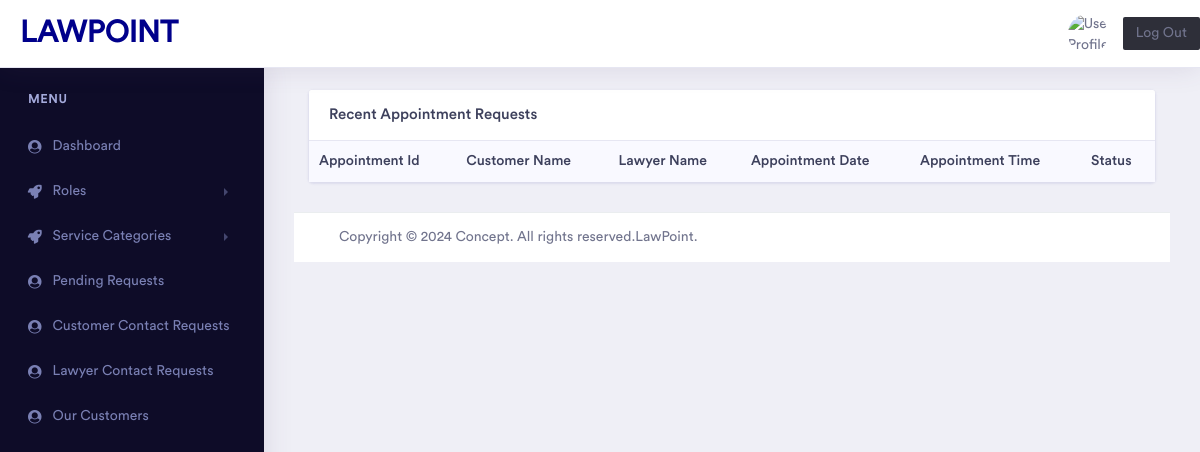
Before: /Admin/viewDetails.php with the older database file.
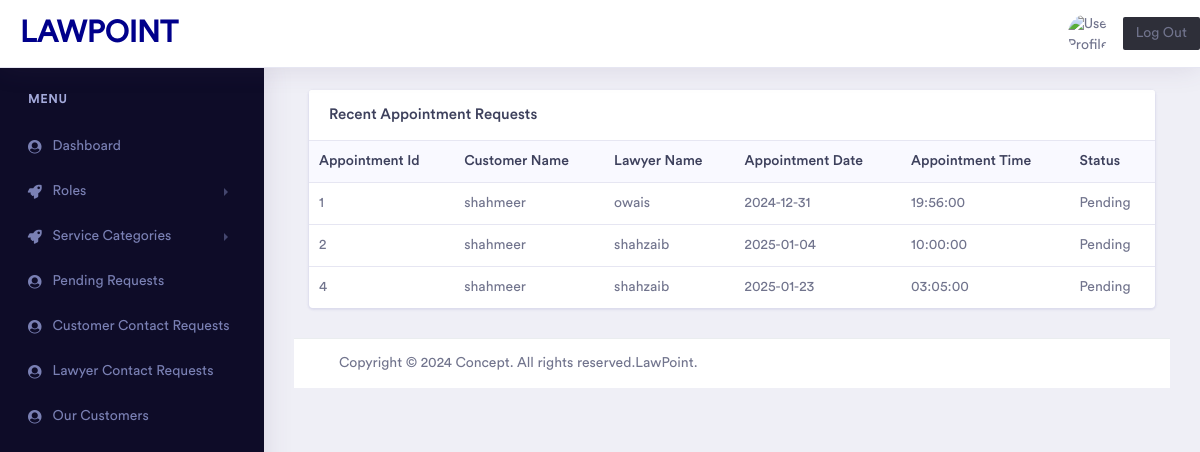
After: the same page with the newer database file.
### tables this page shows
CREATE TABLE `appointments` (
  `appointment_id` int(11) NOT NULL,
  `customer_id` int(11) NOT NULL,
  `lawyer_id` int(11) NOT NULL,
  `appointment_date` date NOT NULL,
  `appointment_time` time NOT NULL,
  `status` varchar(255) NOT NULL
);

CREATE TABLE `customers` (
  `customer_id` int(11) NOT NULL,
  `customer_name` varchar(255) NOT NULL,
  `gender` varchar(255) NOT NULL,
  `date_of_birth` date NOT NULL,
  `email` varchar(255) NOT NULL,
  `customer_pic` varchar(255) NOT NULL,
  `password` varchar(255) NOT NULL,
  `role_id` int(11) NOT NULL
);

CREATE TABLE `lawyers` (
  `lawyer_id` int(11) NOT NULL,
  `lawyer_name` varchar(255) NOT NULL,
  `specialization` int(11) NOT NULL,
  `experience_years` varchar(255) NOT NULL,
  `profile_image` varchar(255) NOT NULL,
  `description` varchar(255) NOT NULL,
  `contact_number` int(11) NOT NULL,
  `email` varchar(255) NOT NULL,
  `password` varchar(255) NOT NULL,
  `role_id` int(11) NOT NULL
);

### Admin/viewDetails.php (the view)
<?php
include("header.php");
include("connection.php");
$select = "SELECT a. *, c.customer_id , c.customer_name , l.lawyer_id , l.lawyer_name
FROM `appointments` a
INNER JOIN `customers` c
ON a.customer_id = c.customer_id
INNER JOIN `lawyers` l
ON a.lawyer_id = l.lawyer_id";
$query = mysqli_query($connect , $select);
?>
<div class="col-xl-12 col-lg-12 col-md-6 col-sm-12 col-12">
                                <div class="card">
                                    <h5 class="card-header">Recent Appointment Requests</h5>
                                    <div class="card-body p-0">
                                        <div class="table-responsive">
                                            <table class="table table-hover">
                                                <thead class="bg-light">
                                                    <tr class="border-0">
                                                        <th class="border-0">Appointment Id</th>
                                                        <th class="border-0">Customer Name</th>
                                                        <th class="border-0">Lawyer Name</th>
                                                        <th class="border-0">Appointment Date</th>
                                                        <th class="border-0">Appointment Time</th>
                                                        <th class="border-0">Status</th>
                                                    </tr>
                                                </thead>
                                                <tbody>
                                                    <?php while($fetch = mysqli_fetch_assoc($query)){ ?>
                                                    <tr>
                                                        <td><?php echo $fetch['appointment_id']; ?></td>
                                                        <td><?php echo $fetch['customer_name']; ?></td>
                                                        <td><?php echo $fetch['lawyer_name']; ?></td>
                                                        <td><?php echo $fetch['appointment_date']; ?></td>
                                                        <td><?php echo $fetch['appointment_time']; ?></td>
                                                        <td><?php echo $fetch['status']; ?></td>
                                                    </tr>
                                                    <?php } ?>
                                                </tbody>
                                            </table>
                                        </div>
                                    </div>
                                </div>
                            </div>
<?php
include("footer.php");
?>

Changed rows visible on the page:
added appointments: appointment_id "1", customer.customer_name "shahmeer", lawyer.lawyer_name "owais", appointment_date "2024-12-31", appointment_time "19:56:00", status "Pending"
added appointments: appointment_id "2", customer.customer_name "shahmeer", lawyer.lawyer_name "shahzaib", appointment_date "2025-01-04", appointment_time "10:00:00", status "Pending"
added appointments: appointment_id "4", customer.customer_name "shahmeer", lawyer.lawyer_name "shahzaib", appointment_date "2025-01-23", appointment_time "03:05:00", status "Pending"
